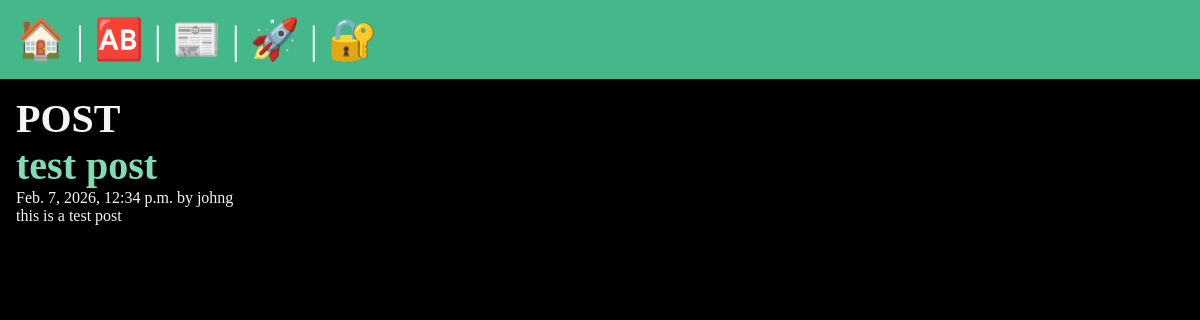
The app's page /posts/, older data.
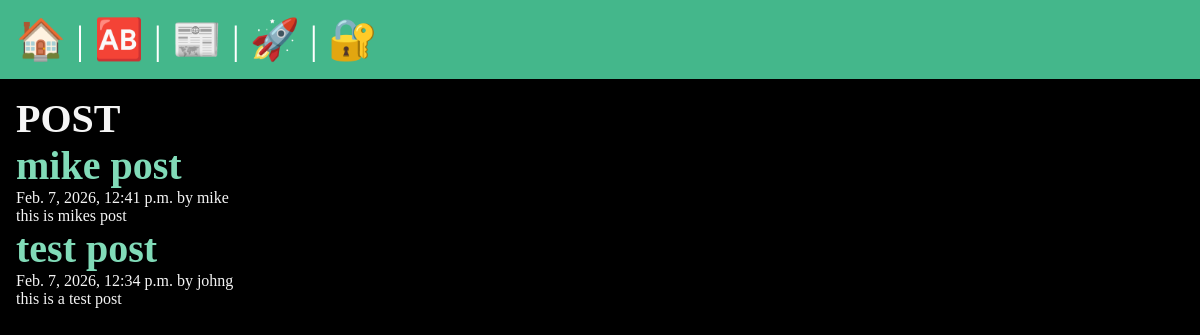
The same page, newer data.
### posts/models.py (models this page shows, shortened)
class Post(models.Model):
    title = models.CharField(max_length=200)
    body = models.TextField()
    slug = models.SlugField(max_length=200)
    date = models.DateTimeField(auto_now_add=True)
    banner = models.ImageField(default='fallback.png', blank=True)
    User = models.ForeignKey(User, on_delete=models.CASCADE, default=None)

### posts/views.py (the view)
# urls.py: path('', views.post_list, name="list"),
def post_list(request):
    posts = Post.objects.all().order_by('-date')
    return render(request, 'posts/posts_list.html', {'posts': posts})

### posts/templates/posts/posts_list.html (shortened to what this page needs)
{% extends 'layout.html' %}
{% block content %}
    <section>
        <h1>POST</h1>
    </section>
    {% for post in posts %}
    	<article>
            <h2>
                <a href="{% url 'posts:page' slug=post.slug %}">
                    {{ post.title }}
                </a>
            </h2>
            <p>{{ post.date }} by {{ post.User }}</p>
            <p>{{ post.body }}</p>
        </article>
    {% endfor %}
{% endblock %}

### templates/layout.html (shortened to what this page needs)
<!doctype html>
{% load static %}
<html lang="en">
<head>
    <link rel="stylesheet" href="{% static 'css/style.css' %}">
</head>
<body>
    <nav>
        <a href="/"><span role="img" aria-label="Home">🏠</span></a> |
        <a href="/about"><span role="img" aria-label="About">🆎</span></a> |
        <a href="{% url 'posts:list' %}"><span role="img" aria-label="Post">📰</span></a> |
        {% if user.is_authenticated %}
            <a href="{% url 'posts:new_post' %}"><span role="img" aria-label="New Post" title="New Post">🆕</span></a> |
            <form class="logout" action="{% url 'users:logout' %}" method="post">
                {% csrf_token %}
                <button class="logout-button" aria-label="User Logout" title="User Logout">👋</button>
            </form>
        {% else %}
            <a href="{% url 'users:user_register' %}"><span role="img" aria-label="Form">🚀</span></a> |
            <a href="{% url 'users:login' %}"><span role="img" aria-label="User Login" title="User Login">🔐</span></a>
        {% endif %}
    </nav>
    <main>
        {% block content %}
        {% endblock %}
    </main>
</body>
</html>

### static/css/style.css (style rules this page uses)
* { margin: 0; padding: 0; box-sizing: border-box; }
body { min-height: 100vh; background-color: black; color: whitesmoke; font-size: 3rem; }
nav { padding: 1rem; background-color: #44B78B; color: white; font-size: 2.5rem; }
main { padding: 1rem; }
section { display: flex; flex-flow: column; gap: 1rem; }
h1, h2 { font-size: 2.5rem; }
p { font-size: 1rem; }
a { text-decoration: none; color: #81dbb8; }

Row changes from the older to the newer data that the page shows:
added Post: title "mike post", date "Feb. 7, 2026, 12:41 p.m.", User "mike", body "this is mikes post"
